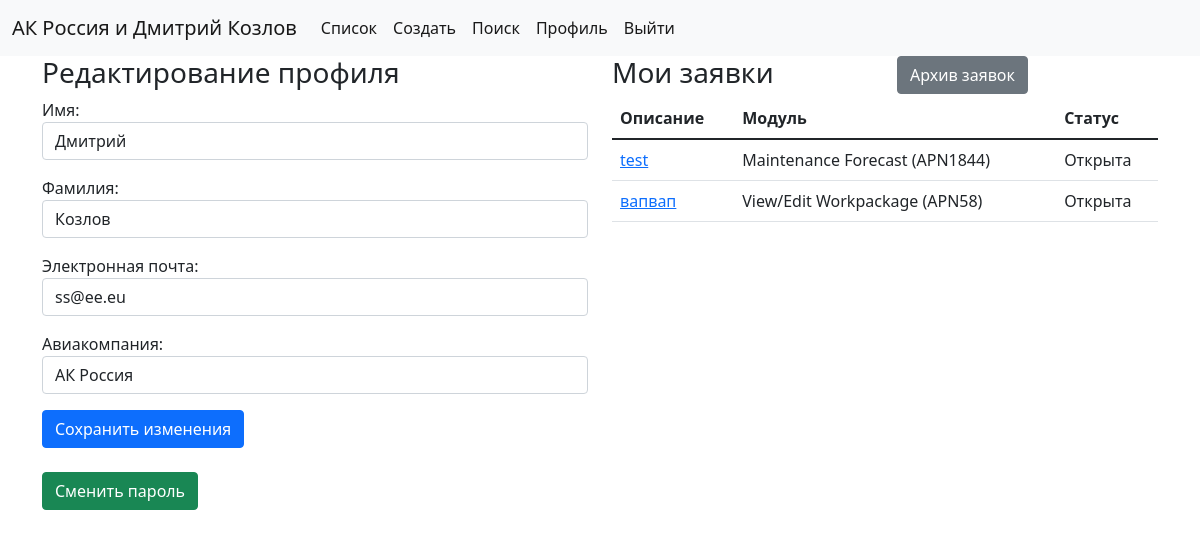
The page /account/edit/ (signed in) on the database as committed earlier.
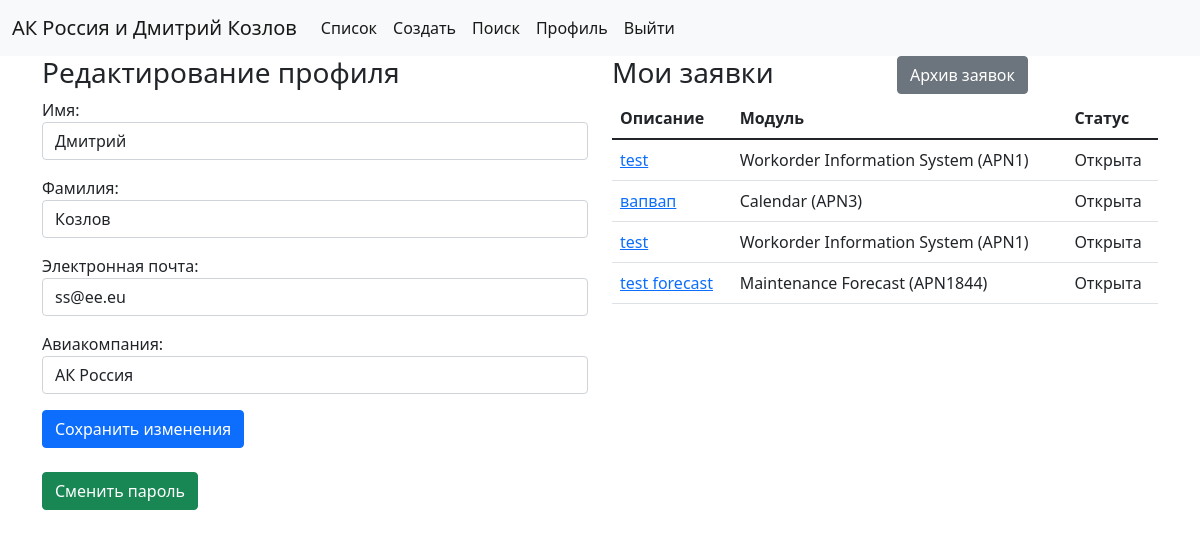
The same page on the database as committed later.
### cases/models.py (models this page shows, shortened)
class Case(models.Model):
    title = models.CharField(max_length=255)
    description = models.TextField()
    module = models.ForeignKey(AMOSModule, on_delete=models.CASCADE)
    docfile = models.FileField(upload_to=case_directory_path, blank=True, null=True)
    author = models.ForeignKey(User, on_delete=models.SET_NULL, blank=True, null=True)
    created = models.DateTimeField(auto_now_add=True)
    active = models.BooleanField(default=True)
    def get_absolute_url(self):
        return reverse('cases:detail', args=[str(self.id)])

class AMOSModule(models.Model):
    apn = models.IntegerField()
    name = models.CharField(max_length=155)
    def __str__(self):
        return f"{self.name} (APN{self.apn})"

### account/views.py (the view, shortened to what this page needs)
# urls.py: path('edit/', EditView.as_view(), name='edit'),
class EditView(LoginRequiredMixin, View):
    template_name = 'account/edit.html'
    def get(self, request):
        items = Case.objects.select_related('module', 'author').filter(author=request.user).filter(active=True)
        user_form = UserEditForm(instance=request.user)
        profile_form = ProfileEditForm(instance=request.user.profile)
        context = {
            'user_form': user_form,
            'profile_form': profile_form,
            'items': items
        }
        return render(request, template_name=self.template_name, context=context)

### account/forms.py
class UserEditForm(forms.ModelForm):
    class Meta:
        model = User
        fields = ['first_name', 'last_name', 'email']
        widgets = {
            'first_name': forms.TextInput(attrs={'class': 'form-control'}),
            'last_name': forms.TextInput(attrs={'class': 'form-control'}),
            'email': forms.EmailInput(attrs={'class': 'form-control'}),
        }
        labels = {
            'first_name': 'Имя',
            'last_name': 'Фамилия',
            'email': 'Электронная почта',
        }

class ProfileEditForm(forms.ModelForm):
    class Meta:
        model = Profile
        fields = ['airline']
        widgets = {
            'airline': forms.Select(attrs={'class': 'form-control'}),
        }
        labels = {
            'airline': 'Авиакомпания',
        }

### account/models.py (called while the page is built)
    def __str__(self):
        return self.airline

### account/templates/account/edit.html (shortened to what this page needs)
{% extends "cases/base.html" %}
{% block content %}
    <div class="row">
    <div class="col-sm">
{% if messages %}
  {% for message in messages %}
  <div>
  <h3>{{ message|safe }}</h3>
    </div>
  {% endfor %}
{% else %}
<h3>Редактирование профиля</h3>
{% endif %}
<form method="post">
    {{ user_form.as_p }}
    {{ profile_form.as_p }}
    <button type="submit" class="btn btn-primary">Сохранить изменения</button>
</form>
<br>
<a href="{% url 'account:password_change' %}" class="btn btn-success">Сменить пароль</a>
    </div>
    <div class="col-sm">
        <div class="row">
            <div class="col">
                <h3>Мои заявки</h3>
            </div>
            <div class="col">
                <a href="{% url 'account:archive' %}" class="btn btn-secondary">Архив заявок</a>
            </div>
        </div>
        {% include 'account/snippets/table.html' with items=items %}
    </div>
</div>
{% endblock %}

### account/templates/account/snippets/table.html
<table class="table">
  <thead>
    <tr>
      <th scope="col">Описание</th>
      <th scope="col">Модуль</th>
      <th scope="col">Статус</th>
    </tr>
  </thead>
  <tbody>
  {% for item in items %}
    <tr>
      <td><a href="{{ item.get_absolute_url }}">{{ item.title }}</a></td>
      <td>{{ item.module }}</td>
      <td>{% if item.active %}Открыта{% else %}Закрыта{% endif %}</td>
    </tr>
  {% endfor %}
  </tbody>
</table>

Rows that differ between the two databases and show on the page:
changed through a linked row, Case (number 1 of 4 on the later page): module "Maintenance Forecast (APN1844)" → "Workorder Information System (APN1)"
changed through a linked row, Case "вапвап": module "View/Edit Workpackage (APN58)" → "Calendar (APN3)"
added Case: title "test", module "Workorder Information System (APN1)", active "Открыта"
added Case: title "test forecast", module "Maintenance Forecast (APN1844)", active "Открыта"
